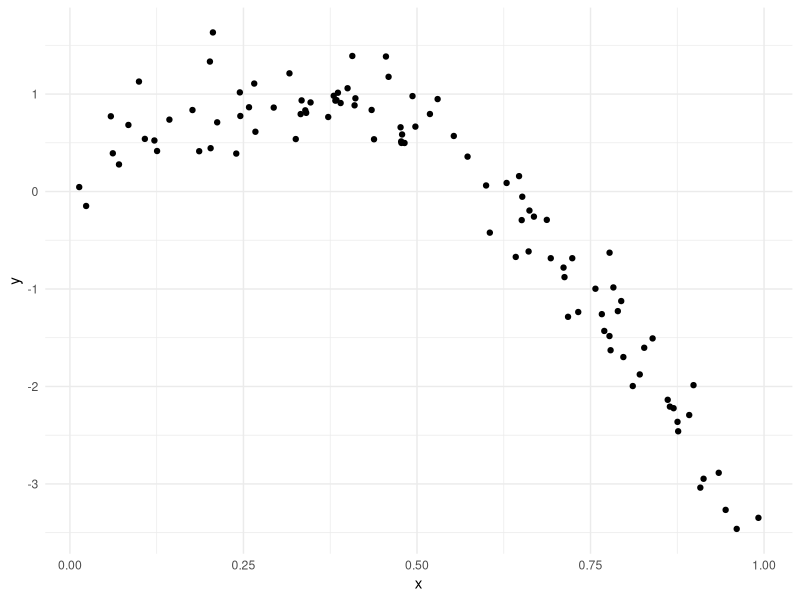
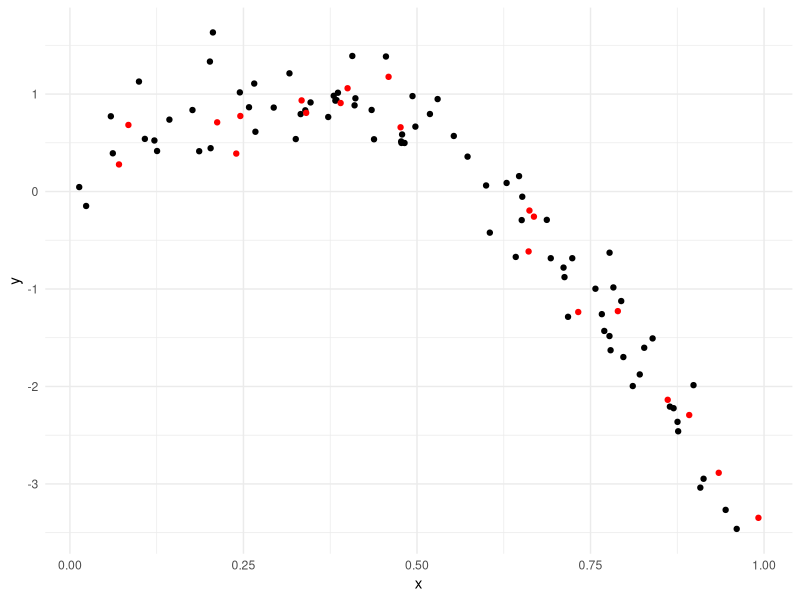
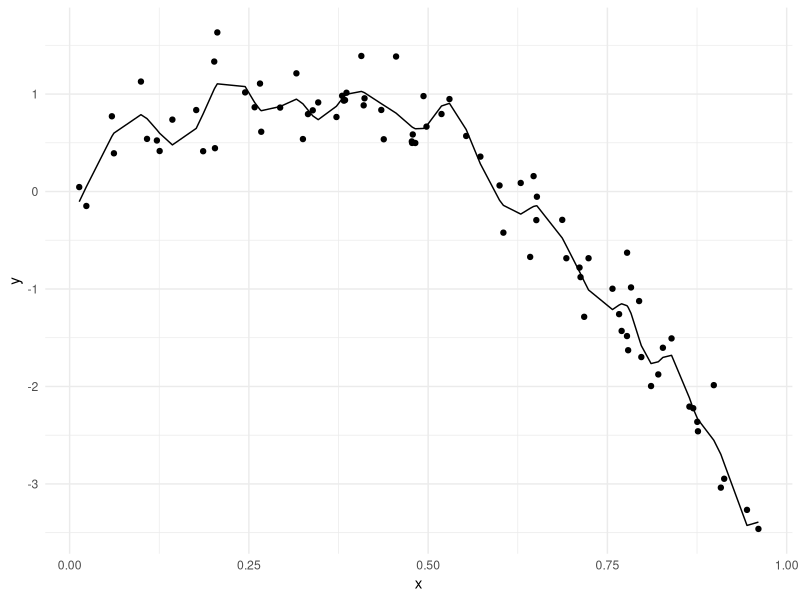
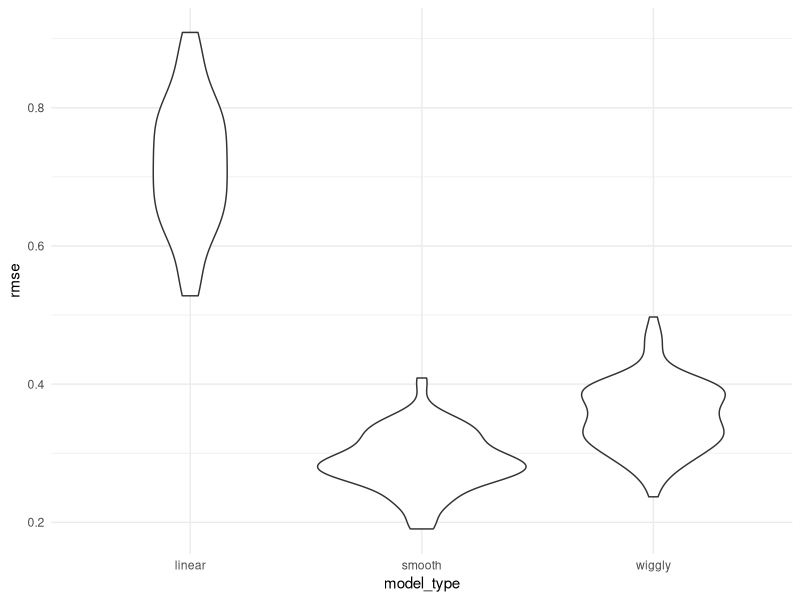

Recreate these plots in R, in order.
## ---- chunk 1
library(tidyverse)

knitr::opts_chunk$set(
	echo = TRUE,
	warning = FALSE,
  fig.width = 6,
  fig.asp = .6,
  out.width = "90%"
)

theme_set(theme_minimal() + theme(legend.position = "bottom"))

options(
  ggplot2.continuous.colour = "viridis",
  ggplot2.continuous.fill = "viridis"
)

scale_colour_discrete = scale_colour_viridis_d
scale_fill_discrete = scale_fill_viridis_d
## ---- chunk 2
library(tidyverse)
library(modelr)

set.seed(1)
## ---- chunk 3
nonlin_df = 
  tibble(
    id = 1:100,
    x = runif(100, 0, 1),
    y = 1 - 10 * (x - .3) ^ 2 + rnorm(100, 0, 0.3)
  )

nonlin_df |> 
  ggplot(aes(x = x, y = y)) + 
  geom_point()
## ---- chunk 4
train_df = sample_n(nonlin_df, 80)
test_df = anti_join(nonlin_df, train_df, by = "id")
## ---- chunk 5
train_df |> 
  ggplot(aes(x = x, y = y)) + 
  geom_point() + 
  geom_point(data = test_df, color = "red")
## ---- chunk 6
linear_mod = lm(y ~ x, data = train_df)
smooth_mod = mgcv::gam(y ~ s(x), data = train_df)
wiggly_mod = mgcv::gam(y ~ s(x, k = 30), sp = 10e-6, data = train_df)
## ---- chunk 7
train_df |> 
  modelr::add_predictions(wiggly_mod) |> 
  ggplot(aes(x = x, y = y)) + 
  geom_point() + 
  geom_line(aes(y = pred))
## ---- chunk 8
rmse(linear_mod, train_df)
rmse(smooth_mod, train_df)
rmse(wiggly_mod, train_df)
## ---- chunk 9
rmse(linear_mod, test_df)
rmse(smooth_mod, test_df)
rmse(wiggly_mod, test_df)
## ---- chunk 10
cv_df = 
  nonlin_df |> 
  crossv_mc(n = 100) |> 
  mutate(
    train = map(train, as_tibble),
    test = map(test, as_tibble)
  )
## ---- chunk 11
cv_df |> pull(train) |> nth(3) |> as_tibble()
## ---- chunk 12
cv_results =
  cv_df |> 
  mutate(
    linear_fit = map(train, \(df) lm(y ~ x, data = df)),
    smooth_fit = map(train, \(df) mgcv::gam(y ~ s(x), data = df)),
    wiggly_fit = map(train, \(df) mgcv::gam(y ~ s(x, k = 30), sp = 10e-6, data = df))
  ) |> 
  mutate(
    rmse_linear = map2_dbl(linear_fit, test, \(mod, df) rmse(mod, df)),
    rmse_smooth = map2_dbl(smooth_fit, test, \(mod, df) rmse(mod, df)),
    rmse_wiggly = map2_dbl(wiggly_fit, test, \(mod, df) rmse(mod, df))
  )
## ---- chunk 13
cv_results |> 
  select(starts_with("rmse")) |> 
  pivot_longer(
    everything(),
    names_to = "model_type",
    values_to = "rmse",
    names_prefix = "rmse_"
  ) |> 
  group_by(model_type) |> 
  summarize(m_rmse = mean(rmse))

cv_results |> 
  select(starts_with("rmse")) |> 
  pivot_longer(
    everything(),
    names_to = "model_type",
    values_to = "rmse",
    names_prefix = "rmse_"
  ) |> 
  ggplot(aes(x = model_type, y = rmse)) +
  geom_violin()

## ---- chunk 14
cv_df = 
  nonlin_df |> 
  crossv_mc(n = 100) |> 
  mutate(
    train = map(train, as_tibble),
    test = map(test, as_tibble)
  )
